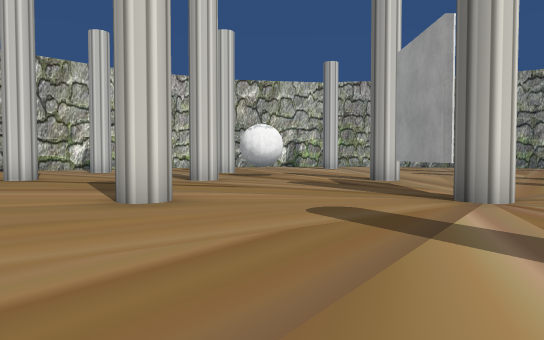
[1] (above)

21 first-person views from a walk through a scene from a Unity 3-D project. The camera is 0.26 m above the floor, tilts 2° down and sees 70° across. The floor is counted in squares, 0.5 m on a side. Each view is taken from the middle of a square. On the plan, view 1 faces up. The plan holds only what a view shows up to about 10 squares ahead; the rest is blank. Some surface patterns are stand-ins.

[2]
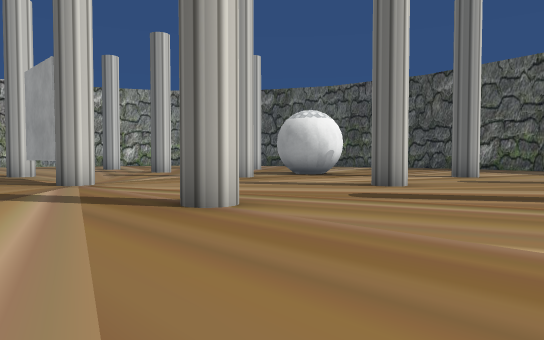

[3]
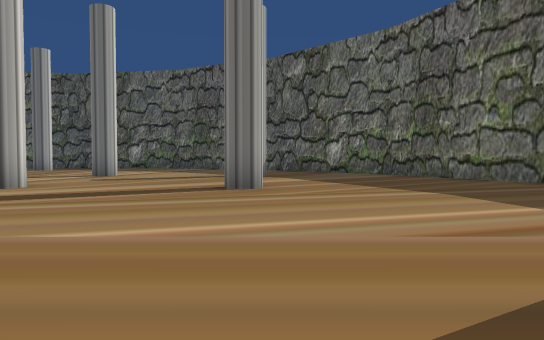

[4]
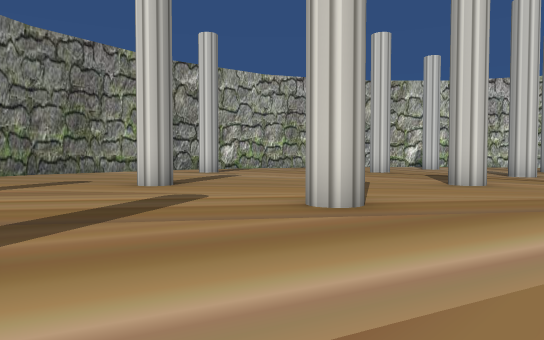

[5]
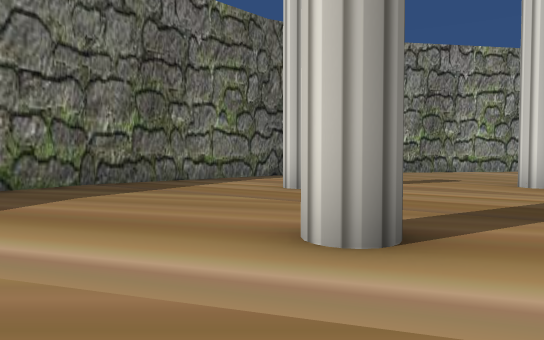

[6]
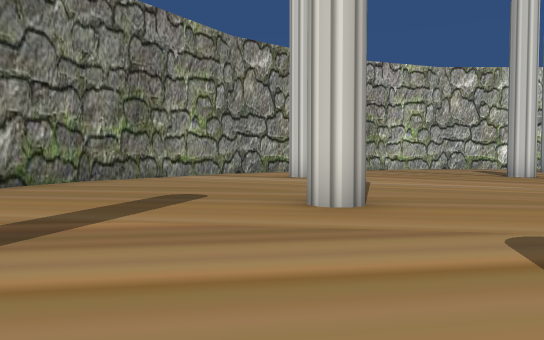

[7]
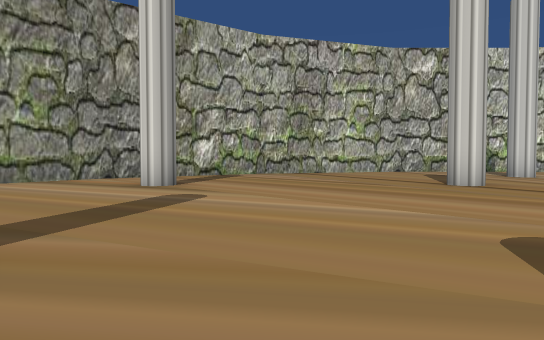

[8]
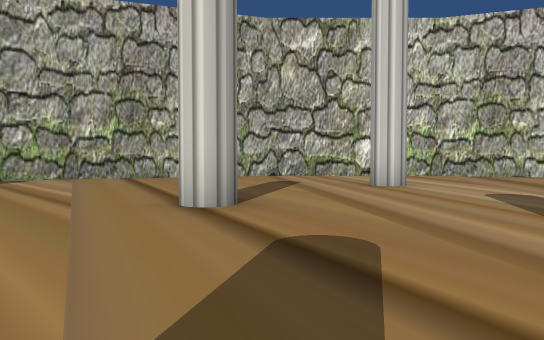

[9]
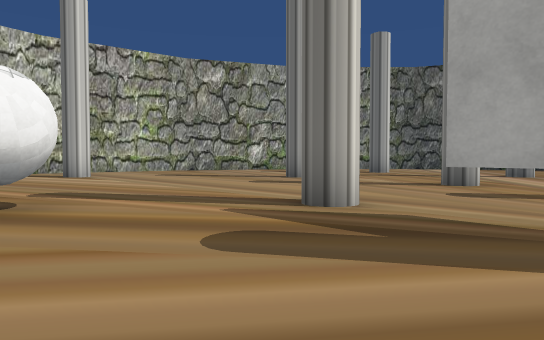

[10]
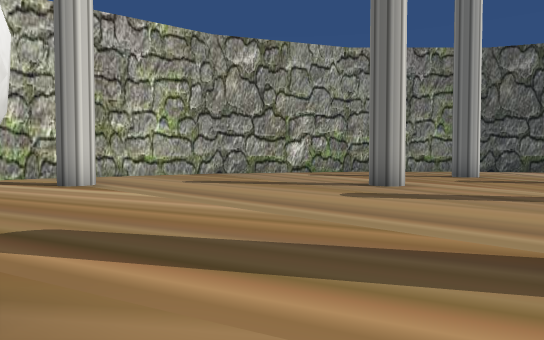

[11]
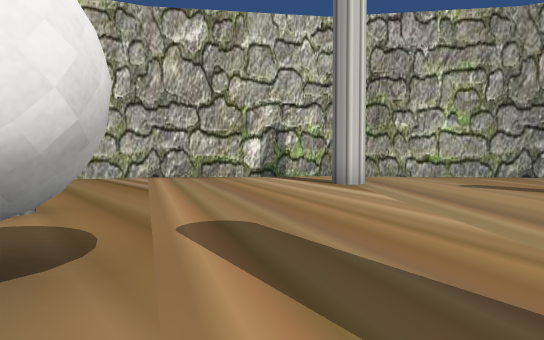

[12]
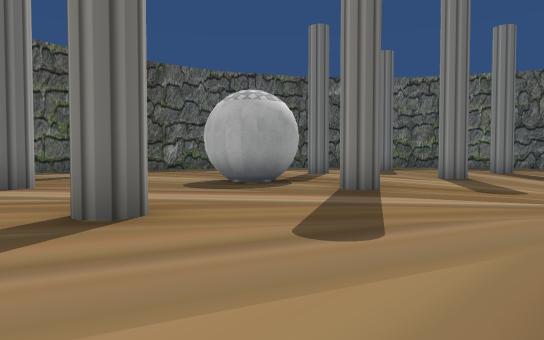

[13]
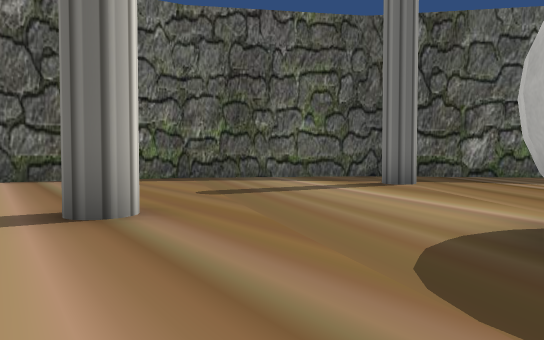

[14]
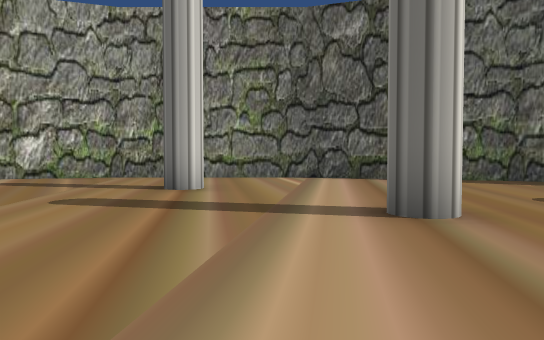

[15]
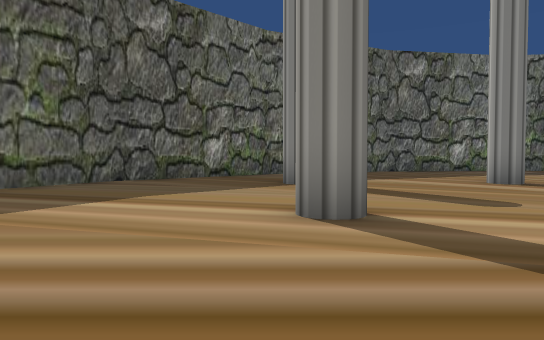

[16]
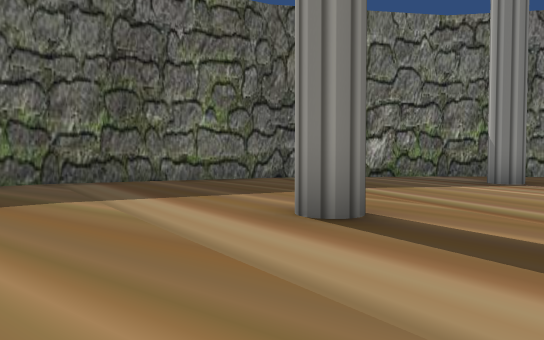

[17]
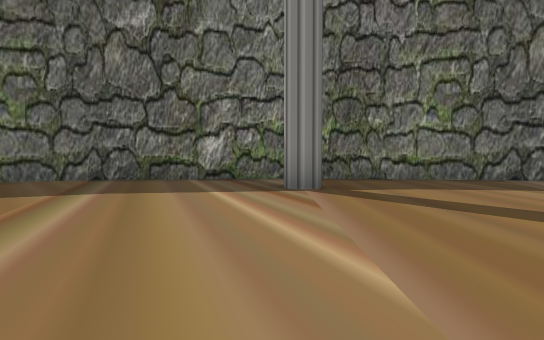

[18]
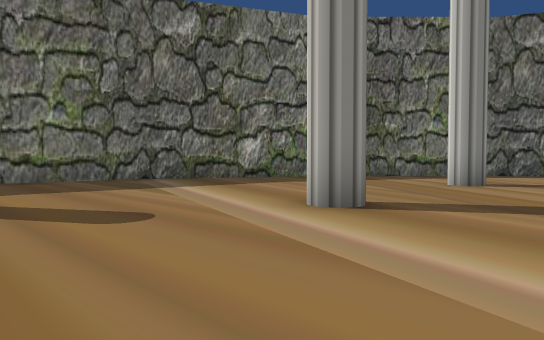

[19]
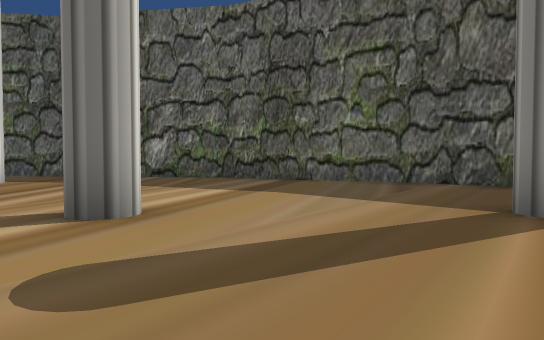

[20]
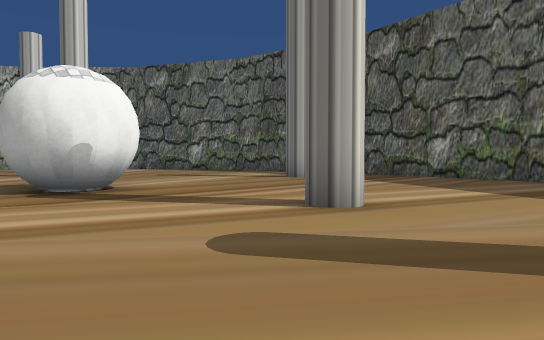

[21]
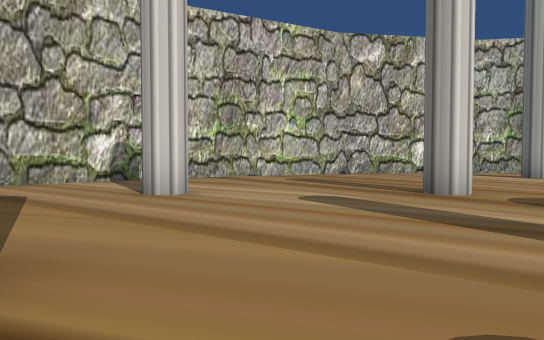

### Floor plan
Points are (right, up) in squares from view 1. A wall is a line through its corners. A room is listed if a view was taken in it or the views show most of it. See-through windows are left out.
Room 1 (views 1, 2, 3, 4, 5, 6, 7, 8, 9, 10, 11, 12, 13, 14, 15, 16, 17, 18, 19, 20, 21)
walls: (2.3, 5.4) (2.3, 7.4); (-10.4, 11.3) (-11.5, 9.1) (-11.7, 7.6); (-6.8, 15.8) (-8.9, 13.7); (-12.1, 5.5) (-12.2, 4.6) (-11.5, 0) (-10.6, -1.7); (7.5, 18.3) (7, 18.5) (2.5, 19.3) (-2.1, 18.5) (-6.1, 16.5); (-9.1, -4.5) (-6.2, -7.4) (-2.1, -9.4) (1.9, -10.1); (17, 5.7) (16.5, 9.1) (14.4, 13.2) (11.1, 16.4) (8.8, 17.6); (2.7, -10.1) (7, -9.4) (11.1, -7.4) (14.4, -4.1) (16.5, 0) (17, 3.3)
objects: other object (-10, 4) to (-9, 5); other object (-6, -4) to (-5, -3); other object (-6, 0) to (-5, 1); other object (-6, 8) to (-5, 9); other object (-6, 12) to (-5, 13); other object (-2, -4) to (-1, -3); other object (-2, 0) to (-1, 1); other object (-2, 4) to (-1, 5); other object (-2, 8) to (-1, 9); other object (-2, 12) to (-1, 13); ball (-1, 10) to (0, 11); other object (2, -8) to (3, -7); other object (2, 0) to (3, 1); other object (2, 4) to (3, 5); other object (2, 8) to (3, 9); other object (2, 16) to (3, 17); other object (6, -4) to (7, -3); other object (6, 0) to (7, 1); other object (6, 4) to (7, 5); other object (6, 8) to (7, 9); other object (6, 12) to (7, 13); ball (8, 4) to (10, 5); other object (10, -4) to (11, -3); other object (10, 0) to (11, 1); other object (10, 8) to (11, 9); other object (10, 12) to (11, 13); other object (14, 4) to (15, 5)

Positions as (right, up) in squares from view 1, and headings:
1: (0, 0), facing up
2: (0, -3), facing up-right
3: (0, -4), facing right
4: (1, -3), facing up-left
5: (1, -4), facing left
6: (-3, -3), facing up-left
7: (-3, 1), facing up-left
8: (-2, 6), facing up-left
9: (-1, 6), facing up-right
10: (0, 9), facing up-right
11: (1, 9), facing up
12: (3, 10), facing down-right
13: (7, 7), facing right
14: (7, 7), facing up-right
15: (11, 4), facing down
16: (7, 0), facing down
17: (3, -1), facing down
18: (2, -1), facing down-left
19: (7, -1), facing right
20: (7, -2), facing up-right
21: (-4, 7), facing up
